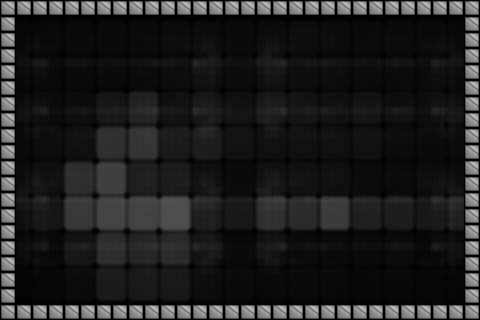

This is a level from a 2D game, rendered from its Tiled map with the project's own tilesets. A one-line summary and the map file follow, with tile-layer data summarised:
An orthogonal 30x20 tile map with 16x16 px tiles, 2 tile layers (Back, Front), 2 tilesets.

<map version="1.0" orientation="orthogonal" width="30" height="20" tilewidth="16" tileheight="16">
 <tileset firstgid="1" name="Borders" tilewidth="16" tileheight="16">
  <image source="cbox-borders_x16.png" trans="ff00ff" width="112" height="16" />
 </tileset>
 <tileset firstgid="8" name="BG" tilewidth="160" tileheight="160">
  <image source="mainmenu.png" trans="ff00ff" width="480" height="320" />
 </tileset>
 <layer name="Back" width="30" height="20">
  <data>[600 cells, 6 non-empty, 6 distinct tile ids]</data>
 </layer>
 <layer name="Front" width="30" height="20">
  <data>[600 cells, 96 non-empty, 1 distinct tile ids]</data>
 </layer>
</map>
